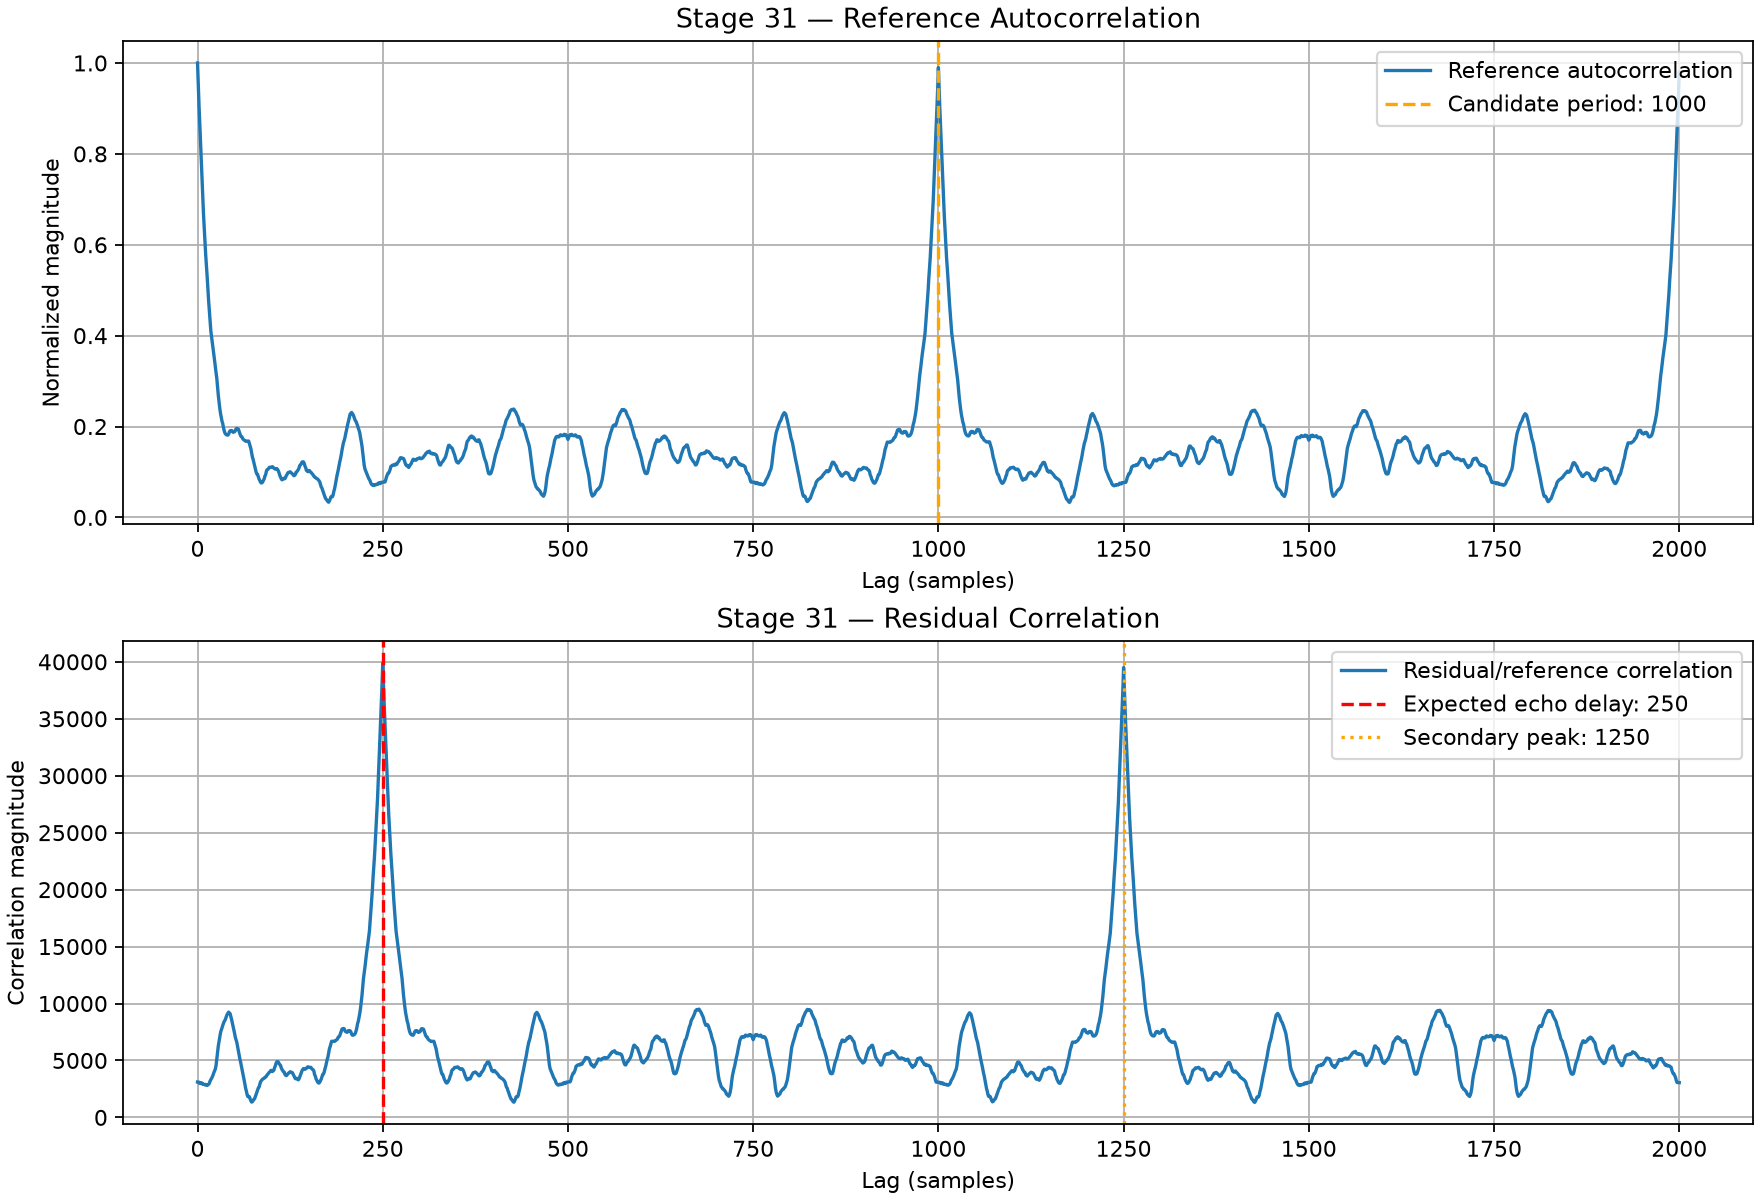

The Python source for this figure:
"""
Stage 31: Check whether the secondary correlation peak is caused by
periodicity in the reference signal or by the delayed branch.

Reads reference.dat and received.dat as complex64. It:
- compares reference autocorrelation peaks with residual/reference correlation
- checks reference similarity at a 1,000-sample shift
- reports whether the 1,250-sample correlation peak has a corresponding
  1,000-sample periodic pattern in the reference

This is a software-signal diagnostic, not physical GPR validation.
"""

from pathlib import Path
import csv
import numpy as np
import matplotlib.pyplot as plt
from scipy.signal import correlate, correlation_lags, find_peaks

REFERENCE_FILE = Path("reference.dat")
RECEIVED_FILE = Path("received.dat")
FS = 500_000.0
EXPECTED_DELAY = 250
SECONDARY_LAG = 1250
PERIOD_CANDIDATE = SECONDARY_LAG - EXPECTED_DELAY  # 1000 samples
READ_COUNT = 100_000
MAX_LAG = 2_000
SEGMENT_LENGTH = 20_000

def read_complex(path, count):
    if not path.exists():
        raise FileNotFoundError(f"Missing {path.resolve()}")
    data = np.fromfile(path, dtype=np.complex64, count=count)
    if len(data) < 5_000:
        raise ValueError(f"Not enough samples in {path.name}")
    return data

def normalized_similarity(a, b):
    a = a.astype(np.complex128, copy=False)
    b = b.astype(np.complex128, copy=False)
    den = np.linalg.norm(a) * np.linalg.norm(b)
    if den <= 1e-12:
        return float("nan")
    return float(abs(np.vdot(a, b)) / den)

def main():
    print("===== STAGE 31: SECONDARY PEAK / PERIODICITY CHECK =====")
    ref = read_complex(REFERENCE_FILE, READ_COUNT)
    rx = read_complex(RECEIVED_FILE, READ_COUNT)
    n = min(len(ref), len(rx))
    ref, rx = ref[:n], rx[:n]
    valid = (np.isfinite(ref.real) & np.isfinite(ref.imag) &
             np.isfinite(rx.real) & np.isfinite(rx.imag))
    ref, rx = ref[valid], rx[valid]
    if len(ref) <= PERIOD_CANDIDATE + SEGMENT_LENGTH:
        raise ValueError("Not enough samples for the 1,000-sample periodicity test.")

    # Use first 250 samples to estimate direct-path scale before the configured echo.
    pre = EXPECTED_DELAY
    den = np.vdot(ref[:pre], ref[:pre])
    scale = np.vdot(ref[:pre], rx[:pre]) / den if abs(den) > 1e-12 else 1+0j
    residual = rx - scale * ref

    # Correlation curves (positive lags only).
    max_lag = min(MAX_LAG, len(ref)-2)
    ar = correlate(ref, ref, mode="full", method="fft")
    ar_lags = correlation_lags(len(ref), len(ref), mode="full")
    ar_mask = (ar_lags >= 0) & (ar_lags <= max_lag)
    ar_lags, ar_mag = ar_lags[ar_mask], np.abs(ar[ar_mask])

    cr = correlate(residual, ref, mode="full", method="fft")
    cr_lags = correlation_lags(len(residual), len(ref), mode="full")
    cr_mask = (cr_lags >= 0) & (cr_lags <= max_lag)
    cr_lags, cr_mag = cr_lags[cr_mask], np.abs(cr[cr_mask])

    # Similarity at candidate periodic shift using aligned windows.
    L = min(SEGMENT_LENGTH, len(ref)-PERIOD_CANDIDATE)
    sim = normalized_similarity(ref[:L], ref[PERIOD_CANDIDATE:PERIOD_CANDIDATE+L])
    corr_peak_250 = float(cr_mag[np.argmin(np.abs(cr_lags-EXPECTED_DELAY))])
    corr_peak_1250 = float(cr_mag[np.argmin(np.abs(cr_lags-SECONDARY_LAG))])
    ref_peak_1000 = float(ar_mag[np.argmin(np.abs(ar_lags-PERIOD_CANDIDATE))])
    ref_zero = float(ar_mag[0])
    normalized_ref_corr_1000 = ref_peak_1000 / max(ref_zero, 1e-12)

    # Find notable reference autocorrelation lags excluding lag 0.
    search = (ar_lags >= 1) & (ar_lags <= max_lag)
    peaks, props = find_peaks(ar_mag[search], distance=50,
                              prominence=max(float(ar_mag.max())*0.03, 1e-9))
    actual_lags = ar_lags[search]
    actual_mag = ar_mag[search]
    ranked = peaks[np.argsort(actual_mag[peaks])[::-1]][:10]

    print(f"Samples analyzed: {len(ref):,}")
    print(f"Candidate period: {PERIOD_CANDIDATE} samples ({PERIOD_CANDIDATE/FS*1e3:.3f} ms)")
    print(f"Reference similarity across a {PERIOD_CANDIDATE}-sample shift: {sim:.4f}")
    print(f"Reference normalized autocorrelation at lag {PERIOD_CANDIDATE}: {normalized_ref_corr_1000:.4f}")
    print(f"Residual/reference correlation at lag {EXPECTED_DELAY}: {corr_peak_250:.3f}")
    print(f"Residual/reference correlation at lag {SECONDARY_LAG}: {corr_peak_1250:.3f}")
    print("\nStrong reference autocorrelation candidates:")
    print("Lag (samples) | Time (ms) | Relative autocorrelation")
    for i in ranked:
        lag = int(actual_lags[i])
        print(f"{lag:13d} | {lag/FS*1e3:9.6f} | {actual_mag[i]/max(ref_zero,1e-12):.4f}")

    if sim > 0.8 or normalized_ref_corr_1000 > 0.8:
        conclusion = "Strong reference repetition at 1,000 samples is plausible."
    else:
        conclusion = "No strong 1,000-sample repetition was detected by these metrics."
    print("\nInterpretation:", conclusion)
    print("A repeated correlation peak is not evidence of a second physical target.")
    print("Capture alignment, symbol sequence, and flowgraph wiring still need verification.")

    fig, axes = plt.subplots(2, 1, figsize=(11, 7.5), constrained_layout=True)
    axes[0].plot(ar_lags, ar_mag / max(ref_zero, 1e-12), label="Reference autocorrelation")
    axes[0].axvline(PERIOD_CANDIDATE, color="orange", linestyle="--",
                    label=f"Candidate period: {PERIOD_CANDIDATE}")
    axes[0].set_title("Stage 31 — Reference Autocorrelation")
    axes[0].set_xlabel("Lag (samples)")
    axes[0].set_ylabel("Normalized magnitude")
    axes[0].grid(True)
    axes[0].legend()

    axes[1].plot(cr_lags, cr_mag, label="Residual/reference correlation")
    axes[1].axvline(EXPECTED_DELAY, color="red", linestyle="--",
                    label=f"Expected echo delay: {EXPECTED_DELAY}")
    axes[1].axvline(SECONDARY_LAG, color="orange", linestyle=":",
                    label=f"Secondary peak: {SECONDARY_LAG}")
    axes[1].set_title("Stage 31 — Residual Correlation")
    axes[1].set_xlabel("Lag (samples)")
    axes[1].set_ylabel("Correlation magnitude")
    axes[1].grid(True)
    axes[1].legend()
    fig.savefig("stage31_periodicity_check.png", dpi=160)
    plt.show()

    with open("stage31_periodicity_summary.csv", "w", newline="", encoding="utf-8") as f:
        writer = csv.writer(f)
        writer.writerow(["samples_analyzed", "candidate_period_samples",
                         "reference_shift_similarity", "reference_norm_autocorr_at_period",
                         "residual_ref_corr_at_250", "residual_ref_corr_at_1250",
                         "conclusion"])
        writer.writerow([len(ref), PERIOD_CANDIDATE, sim, normalized_ref_corr_1000,
                         corr_peak_250, corr_peak_1250, conclusion])
    print("\nSaved:")
    print("  stage31_periodicity_check.png")
    print("  stage31_periodicity_summary.csv")

if __name__ == "__main__":
    main()
